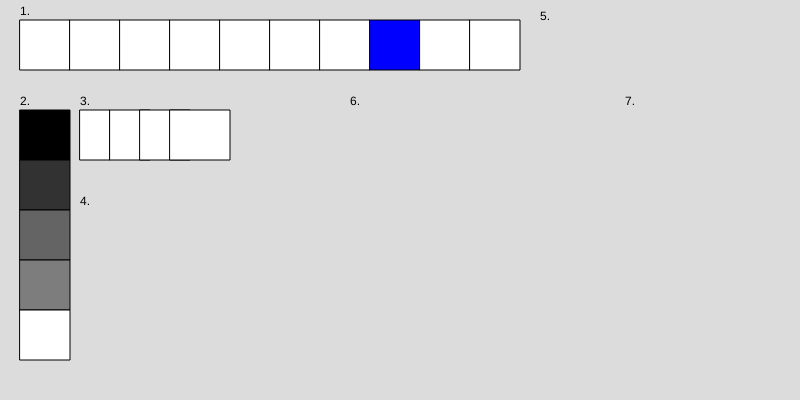
Frame 1 (no input)
Frame 60 (no input): identical to frame 1, image omitted
Frame 120 (the mouse pressed at the canvas centre since frame 60): identical to frame 1, image omitted

The p5.js sketch that drew this single still picture (run headless with seeded random() and noise() and a simulated clock; from frame 60 on, the mouse is pressed at the canvas centre):

// p5.js sketch
// ── sketch.js
function setup() {
  createCanvas(800, 400);
}

function draw() {
  background(220);
  fill (0);
  text ("1.", 20, 15)
  text ("2.", 20, 105)
  text ("3.", 80, 105)
  text ("4.", 80, 205)
  text ("5.", 540, 20)
  text ("6.", 350, 105)
  text ("7.", 625, 105)
  fill (255)

  for(let rijtien = 0; rijtien < 10; rijtien++)
  {
    square (20 + (rijtien * 50), 20, 50)
    if(rijtien == 6)
    {
      fill ("blue")
    }
    else 
    {
      fill (255)
    }
  }
  fill (0)
  for(let ondervijf = 0; ondervijf < 5; ondervijf++)
  {
    square (20, 110 + (ondervijf * 50), 50)
    if(ondervijf == 0)
    {
      fill (255)
    }
    
    if(ondervijf == 0)
    {
      fill (50)
    }

    if(ondervijf == 1)
    {
      fill (100)
    }
    if(ondervijf == 2)
    {
      fill (125)
    }

    if(ondervijf == 3)
    {
      fill (150)
    }
    if(ondervijf == 3)
    {
      fill (255)
    }
  }

  for(let rijvier = 0; rijvier < 4; rijvier++)
  {
    rect (80 + (rijvier * 30), 110, 30 + (rijvier * 10), 50)
  }
}
